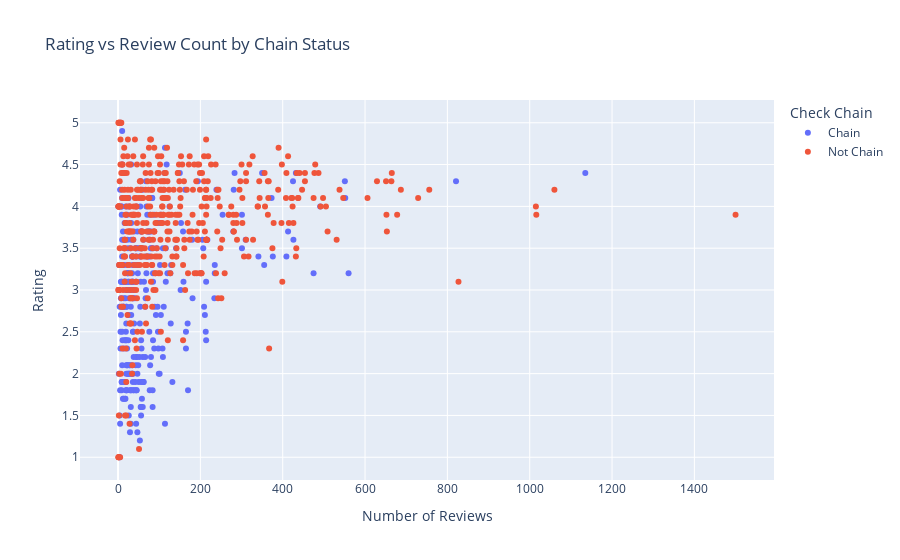
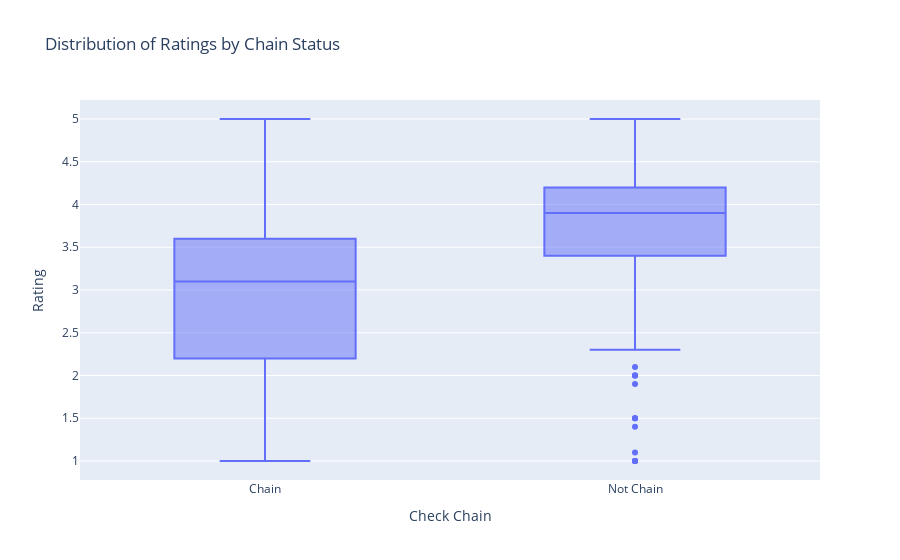
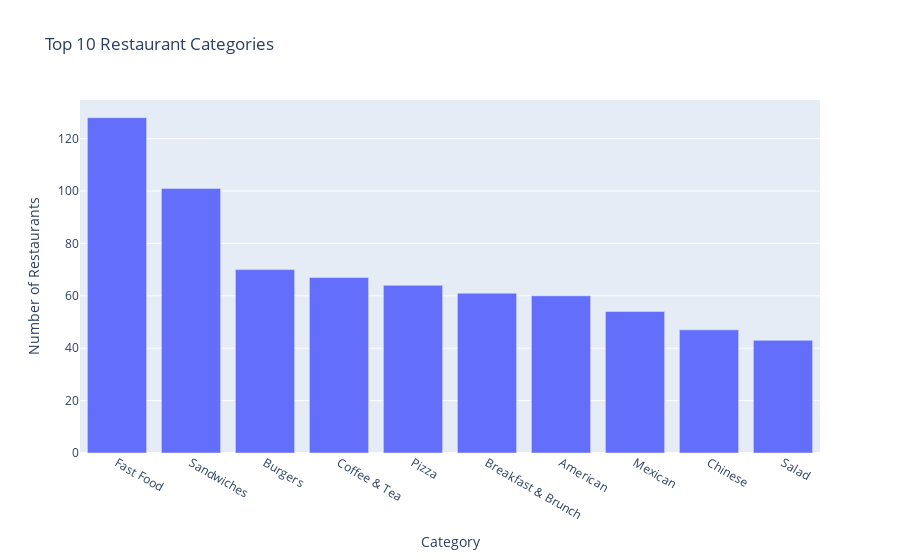
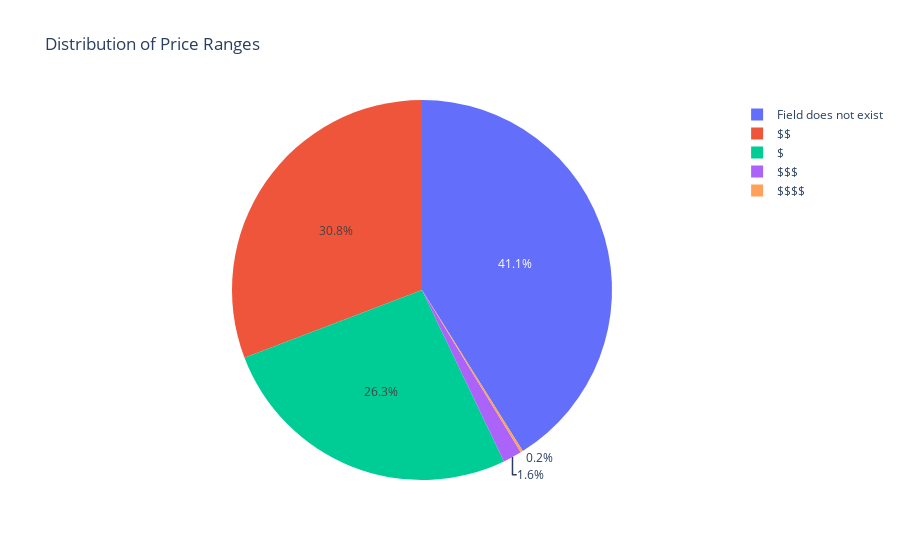

The cell these charts' notebook holds for them, in order:
### Code cell
# Scatter plot of rating vs review count, colored by Check Chain
fig_1 = px.scatter(rating_df, x='review_count', y='rating', color='Check Chain', 
                   title='Rating vs Review Count by Chain Status',
                   labels={'review_count': 'Number of Reviews', 'rating': 'Rating'})

# Box plot of ratings by Check Chain
fig_2 = px.box(rating_df, x='Check Chain', y='rating', 
                title='Distribution of Ratings by Chain Status',
                labels={'rating': 'Rating'})

# Bar plot of top 10 categories
from collections import Counter
list_categories = final_df['categories'].tolist()
flat_list_cats = Counter([cat for cats in list_categories for cat in cats if cats != 'Field does not exist'])
top_10_categories = pd.DataFrame(flat_list_cats.most_common(10), columns=['Category', 'Count'])
fig_3 = px.bar(top_10_categories, x='Category', y='Count', 
               title='Top 10 Restaurant Categories',
               labels={'Count': 'Number of Restaurants'})

# Pie chart of price ranges
price_counts = final_df['price'].value_counts()
fig_4 = px.pie(values=price_counts.values, names=price_counts.index, 
               title='Distribution of Price Ranges',
               labels={'label': 'Price Range', 'value': 'Count'})

# Display all plots
fig_1.show()
fig_2.show()
fig_3.show()
fig_4.show()

### Figure 1 — Plotly figure (JSON) as saved in the notebook; plotly's stock layout.template omitted (floating-point values rounded to 4 significant figures; data arrays with more than 128 entries replaced by an {"elided": "..."} marker saying what was removed)
{"data": [{"hovertemplate": "Check Chain=Chain<br>Number of Reviews=%{x}<br>Rating=%{y}<extra></extra>", "legendgroup": "Chain", "marker": {"color": "#636efa", "symbol": "circle"}, "mode": "markers", "name": "Chain", "orientation": "v", "showlegend": true, "type": "scatter", "x": {"elided": "311 int values"}, "xaxis": "x", "y": {"elided": "311 float values"}, "yaxis": "y"}, {"hovertemplate": "Check Chain=Not Chain<br>Number of Reviews=%{x}<br>Rating=%{y}<extra></extra>", "legendgroup": "Not Chain", "marker": {"color": "#EF553B", "symbol": "circle"}, "mode": "markers", "name": "Not Chain", "orientation": "v", "showlegend": true, "type": "scatter", "x": {"elided": "443 int values"}, "xaxis": "x", "y": {"elided": "443 float values"}, "yaxis": "y"}], "layout": {"legend": {"title": {"text": "Check Chain"}, "tracegroupgap": 0}, "title": {"text": "Rating vs Review Count by Chain Status"}, "xaxis": {"anchor": "y", "domain": [0, 1], "title": {"text": "Number of Reviews"}}, "yaxis": {"anchor": "x", "domain": [0, 1], "title": {"text": "Rating"}}}}

### Figure 2 — Plotly figure (JSON) as saved in the notebook; plotly's stock layout.template omitted (floating-point values rounded to 4 significant figures; data arrays with more than 128 entries replaced by an {"elided": "..."} marker saying what was removed)
{"data": [{"alignmentgroup": "True", "hovertemplate": "Check Chain=%{x}<br>Rating=%{y}<extra></extra>", "legendgroup": "", "marker": {"color": "#636efa"}, "name": "", "notched": false, "offsetgroup": "", "orientation": "v", "showlegend": false, "type": "box", "x": {"elided": "754 str values"}, "x0": " ", "xaxis": "x", "y": {"elided": "754 float values"}, "y0": " ", "yaxis": "y"}], "layout": {"boxmode": "group", "legend": {"tracegroupgap": 0}, "title": {"text": "Distribution of Ratings by Chain Status"}, "xaxis": {"anchor": "y", "domain": [0, 1], "title": {"text": "Check Chain"}}, "yaxis": {"anchor": "x", "domain": [0, 1], "title": {"text": "Rating"}}}}

### Figure 3 — Plotly figure (JSON) as saved in the notebook; plotly's stock layout.template omitted (floating-point values rounded to 4 significant figures)
{"data": [{"alignmentgroup": "True", "hovertemplate": "Category=%{x}<br>Number of Restaurants=%{y}<extra></extra>", "legendgroup": "", "marker": {"color": "#636efa", "pattern": {"shape": ""}}, "name": "", "offsetgroup": "", "orientation": "v", "showlegend": false, "textposition": "auto", "type": "bar", "x": ["Fast Food", "Sandwiches", "Burgers", "Coffee & Tea", "Pizza", "Breakfast & Brunch", "American", "Mexican", "Chinese", "Salad"], "xaxis": "x", "y": [128, 101, 70, 67, 64, 61, 60, 54, 47, 43], "yaxis": "y"}], "layout": {"barmode": "relative", "legend": {"tracegroupgap": 0}, "title": {"text": "Top 10 Restaurant Categories"}, "xaxis": {"anchor": "y", "domain": [0, 1], "title": {"text": "Category"}}, "yaxis": {"anchor": "x", "domain": [0, 1], "title": {"text": "Number of Restaurants"}}}}

### Figure 4 — Plotly figure (JSON) as saved in the notebook; plotly's stock layout.template omitted (floating-point values rounded to 4 significant figures)
{"data": [{"domain": {"x": [0, 1], "y": [0, 1]}, "hovertemplate": "label=%{label}<br>value=%{value}<extra></extra>", "labels": ["Field does not exist", "$$", "$", "$$$", "$$$$"], "legendgroup": "", "name": "", "showlegend": true, "type": "pie", "values": [411, 308, 263, 16, 2]}], "layout": {"legend": {"tracegroupgap": 0}, "title": {"text": "Distribution of Price Ranges"}}}
